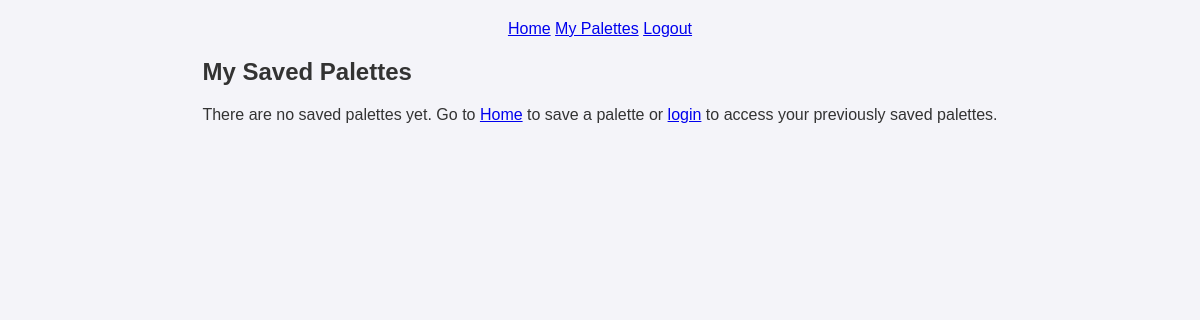
/view_palettes (signed in), run on an earlier commit of the app's database.
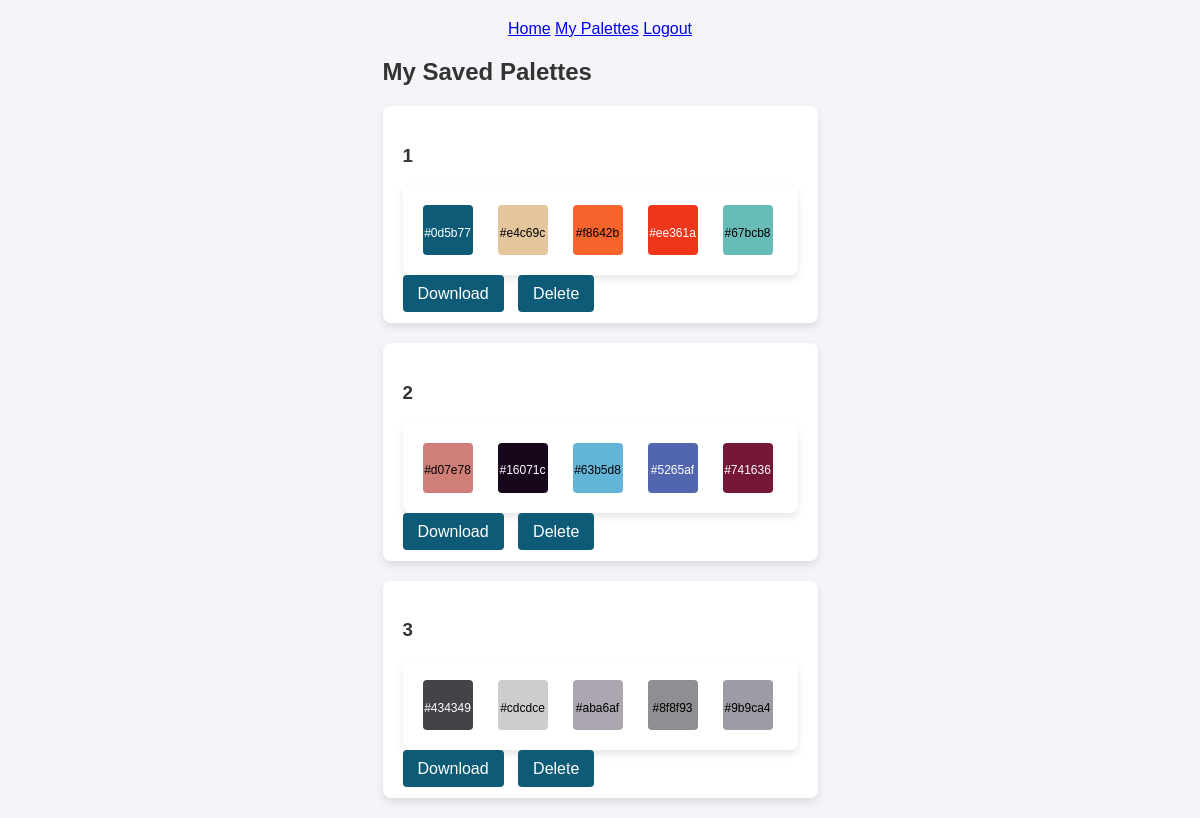
And on a later commit of the database.
### app.py (models this page shows)
class Palette(db.Model):
    id = db.Column(db.Integer, primary_key=True)
    name = db.Column(db.String(200), nullable=False)
    colors = db.Column(db.String(200), nullable=False)
    user_id = db.Column(db.Integer, db.ForeignKey('user.id'), nullable=False)

### app.py (the view)
@app.route('/view_palettes')
@login_required
def view_palettes():
    palettes = Palette.query.filter_by(user_id=current_user.id).all()
    for palette in palettes:
        colors_with_text = [
            {'color': hex_color, 'text_color': get_text_color(hex_color)}
            for hex_color in palette.colors.split(',')
        ]
        palette.colors_with_text = colors_with_text
    return render_template('view_palettes.html', palettes=palettes)

### app.py (called while the page is built)
@login_manager.user_loader
def load_user(user_id):
    return User.query.get(int(user_id))

def get_text_color(hex_color):
    r, g, b = int(hex_color[1:3], 16), int(hex_color[3:5], 16), int(hex_color[5:7], 16)
    brightness = (r * 299 + g * 587 + b * 114) / 1000
    return "#FFFFFF" if brightness < 128 else "#000000"

### templates/view_palettes.html (shortened to what this page needs)
{% extends "base.html" %}
{% block content %}
    <h2>My Saved Palettes</h2>
    {% if palettes %}
        <div class="saved-palettes">
            {% for palette in palettes %}
                <div class="palette-item">
                    <h3>{{ palette.name }}</h3>
                    <div class="palette-container">
                        {% for color in palette.colors_with_text %}
                            <div class="color-box" style="background-color: {{ color.color }};">
                                <span class="hex-code" style="color: {{ color.text_color }};">{{ color.color }}</span>
                            </div>
                        {% endfor %}
                    </div>
                    <a href="{{ url_for('download_palette', colors=palette.colors, filename='palette_' ~ palette.name) }}" class="action-btn">Download</a>
                    <a href="{{ url_for('delete_palette', palette_id=palette.id) }}" class="action-btn">Delete</a>
                </div>
            {% endfor %}
        </div>
    {% else %}
        <p>There are no saved palettes yet. Go to <a href="{{ url_for('home') }}">Home</a> to save a palette or <a href="{{ url_for('login') }}">login</a> to access your previously saved palettes.</p>
    {% endif %}
{% endblock %}

### templates/base.html (shortened to what this page needs)
<!DOCTYPE html>
<html lang="en">
<head>
    <link rel="stylesheet" type="text/css" href="{{ url_for('static', filename='style.css') }}">
</head>
<body>
    <nav>
        <a href="{{ url_for('home') }}">Home</a>
        {% if current_user.is_authenticated %}
            <a href="{{ url_for('view_palettes') }}">My Palettes</a>
            <a href="{{ url_for('logout') }}">Logout</a>
        {% else %}
            <a href="{{ url_for('login') }}">Login</a>
            <a href="{{ url_for('register') }}">Register</a>
        {% endif %}
    </nav>
    <div class="content">
        {% block content %}{% endblock %}
    </div>
</body>
</html>

### static/style.css (style rules this page uses)
body { font-family: 'Nunito', sans-serif; display: flex; flex-direction: column; align-items: center; background-color: #f4f4f9; color: #333; margin: 0; padding: 20px; }
.palette-container { display: flex; gap: 20px; align-items: center; margin-top: 20px; padding: 20px; background-color: #fff; border-radius: 8px; box-shadow: 0 4px 8px rgba(0, 0, 0, 0.1); }
.color-box { width: 50px; height: 50px; position: relative; display: flex; flex-direction: column; align-items: center; justify-content: center; border-radius: 4px; margin-right: 5px; }
.hex-code { font-size: 12px; margin-top: 5px; color: #333; }
.saved-palettes { display: flex; flex-direction: column; gap: 20px; }
.palette-item { padding: 20px; background-color: #fff; border-radius: 8px; box-shadow: 0 4px 8px rgba(0, 0, 0, 0.1); }
.palette-container { display: flex; gap: 20px; align-items: center; margin-top: 10px; margin-bottom: 10px; }
.action-btn { padding: 10px 15px; background-color: #0d5b77; color: white; border: none; border-radius: 4px; text-decoration: none; margin-right: 10px; }

What changed in the data, as far as the page shows it:
added Palette: name "1", color "#0d5b77" "#e4c69c" "#f8642b" "#ee361a" "#67bcb8"
added Palette: name "2", color "#d07e78" "#16071c" "#63b5d8" "#5265af" "#741636"
added Palette: name "3", color "#434349" "#cdcdce" "#aba6af" "#8f8f93" "#9b9ca4"
Also different on the page:
text no longer shown: "There are no saved palettes yet. Go to Home to save a palette or login to access your previously saved palettes."
